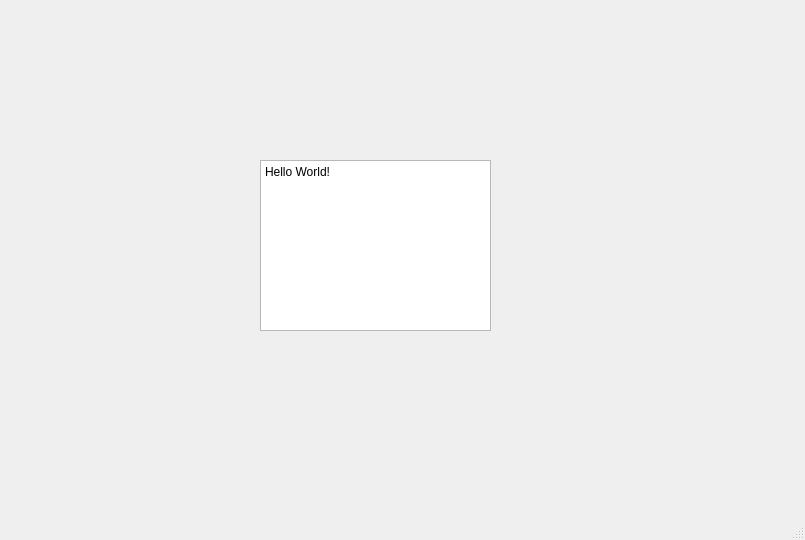
<?xml version="1.0" encoding="UTF-8"?>
<ui version="4.0">
 <class>MainWindow</class>
 <widget class="QMainWindow" name="MainWindow">
  <property name="geometry">
   <rect>
    <x>0</x>
    <y>0</y>
    <width>805</width>
    <height>540</height>
   </rect>
  </property>
  <property name="windowTitle">
   <string>MainWindow</string>
  </property>
  <widget class="QWidget" name="centralwidget">
   <widget class="QTextEdit" name="textEdit">
    <property name="geometry">
     <rect>
      <x>260</x>
      <y>160</y>
      <width>231</width>
      <height>171</height>
     </rect>
    </property>
    <property name="html">
     <string>&lt;!DOCTYPE HTML PUBLIC &quot;-//W3C//DTD HTML 4.0//EN&quot; &quot;http://www.w3.org/TR/REC-html40/strict.dtd&quot;&gt;
&lt;html&gt;&lt;head&gt;&lt;meta name=&quot;qrichtext&quot; content=&quot;1&quot; /&gt;&lt;style type=&quot;text/css&quot;&gt;
p, li { white-space: pre-wrap; }
&lt;/style&gt;&lt;/head&gt;&lt;body style=&quot; font-family:'PMingLiU'; font-size:9pt; font-weight:400; font-style:normal;&quot;&gt;
&lt;p style=&quot; margin-top:0px; margin-bottom:0px; margin-left:0px; margin-right:0px; -qt-block-indent:0; text-indent:0px;&quot;&gt;Hello World!&lt;/p&gt;&lt;/body&gt;&lt;/html&gt;</string>
    </property>
   </widget>
  </widget>
  <widget class="QMenuBar" name="menubar">
   <property name="geometry">
    <rect>
     <x>0</x>
     <y>0</y>
     <width>805</width>
     <height>21</height>
    </rect>
   </property>
  </widget>
  <widget class="QStatusBar" name="statusbar"/>
  <action name="actionWorking_Directory">
   <property name="text">
    <string>Working Directory </string>
   </property>
  </action>
 </widget>
 <resources/>
 <connections/>
</ui>
